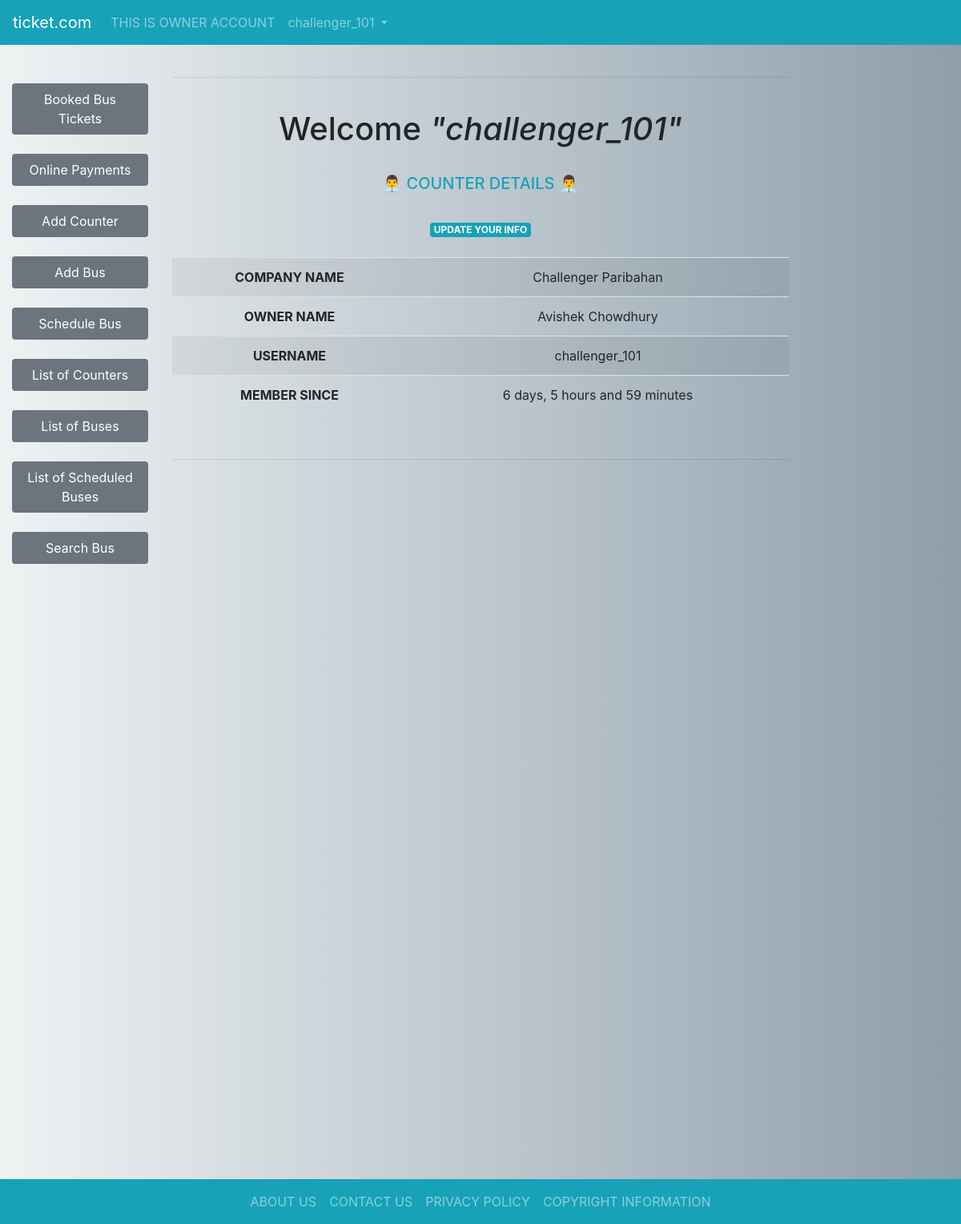
The page /owner/ (signed in) on the database as committed earlier.
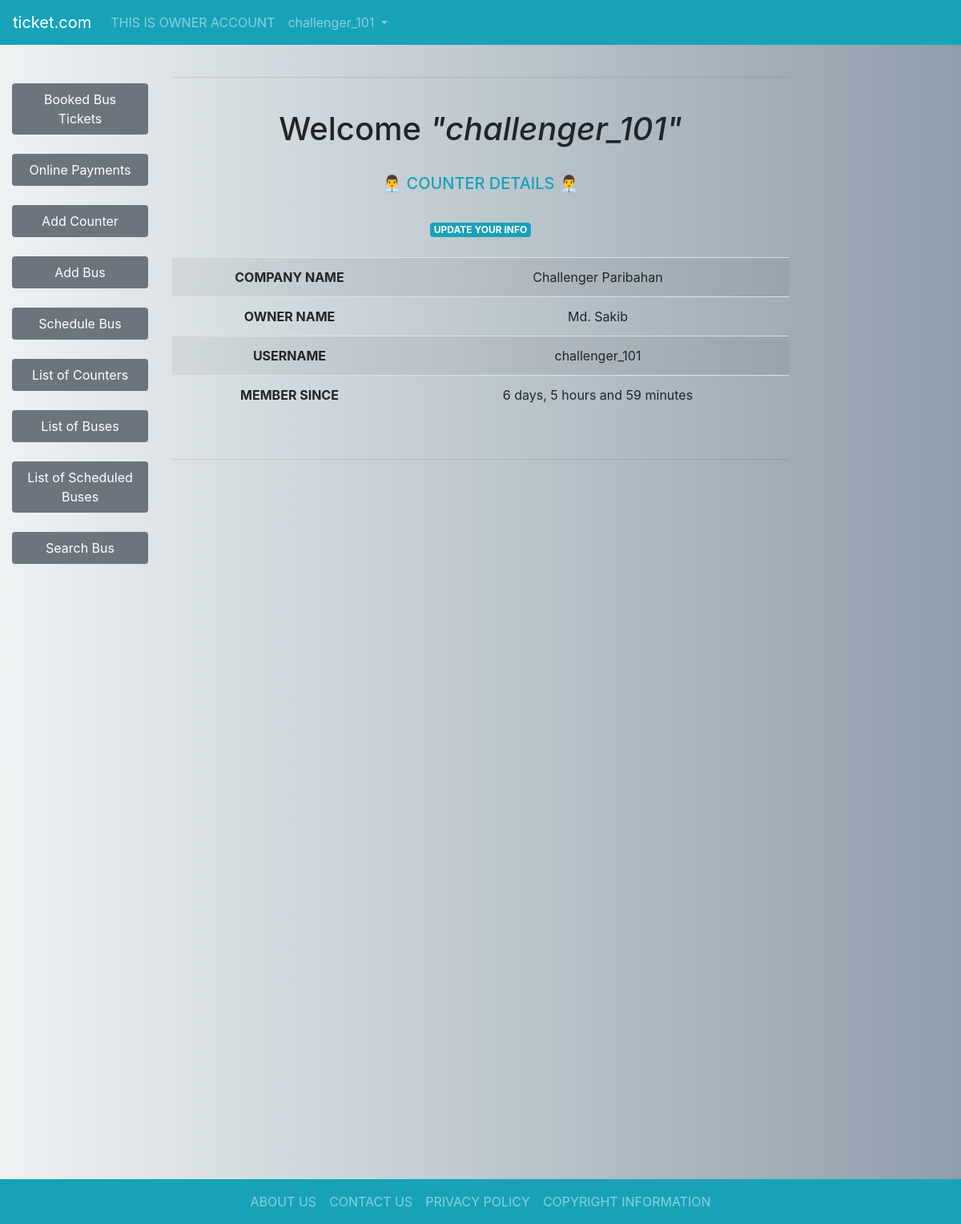
The same page on the database as committed later.
### tables this page shows
CREATE TABLE `busowner` (
  `REG` timestamp NOT NULL DEFAULT current_timestamp(),
  `OWNER_ID` varchar(255) NOT NULL,
  `NAME` varchar(255) NOT NULL,
  `COMPANY` varchar(255) NOT NULL,
  `CONTACT` varchar(255) NOT NULL,
  `MAX_COUNTER` int(11) DEFAULT NULL
);

### includes/ownerhome.php (the view, shortened to what this page needs)
<hr>
<br>
<?php
$query = "SELECT * FROM busowner WHERE OWNER_ID='$user_id'";
$result = mysqli_query($con, $query);
$row = mysqli_fetch_assoc($result);
$reg = $row['REG'];
$now = date('Y-m-d H:i:s');
$diff = strtotime($now) - strtotime($reg);
$Days    = floor($diff / (60 * 60 * 24));
$Hours   = floor(($diff - ($Days * 60 * 60 * 24)) / (60 * 60));
$Minutes = floor(($diff - ($Days * 60 * 60 * 24) - ($Hours * 60 * 60)) / 60);
$company = $row['COMPANY'] == '' ? "NOT FOUND <a class='badge badge-danger' href='../settings.php'>UPDATE</a>" : $row['COMPANY'];
$owner = $row['NAME'] == '' ? "NOT FOUND <a class='badge badge-danger' href='settings.php'>UPDATE</a>" : $row['NAME'];
echo "
    <h1>Welcome <i>\"$user_id\"</i> </h1>
    <br>
    <h5 class='text-info'>👨‍💼 COUNTER DETAILS 👨‍💼</h5>
    <br>
    <a class='badge badge-info' href='../settings.php'>UPDATE YOUR INFO</a><br><br>
    <table class='table table-striped table-hover table-responsive-sm'>
    <tr>
    <th>COMPANY NAME</th><td>$company</td>
    </tr>
    <tr>
    <th>OWNER NAME</th><td>$owner</td>
    </tr>
    <tr>
    <th>USERNAME</th><td>$user_id</td>
    </tr>
    <tr>
    <th>MEMBER SINCE</th><td>$Days days, $Hours hours and $Minutes minutes</td>
    </tr>
    </table>
    ";
?>
<br>
<hr>

Rows that differ between the two databases and show on the page:
changed busowner "Challenger Paribahan": NAME "Avishek Chowdhury" → "Md. Sakib"
